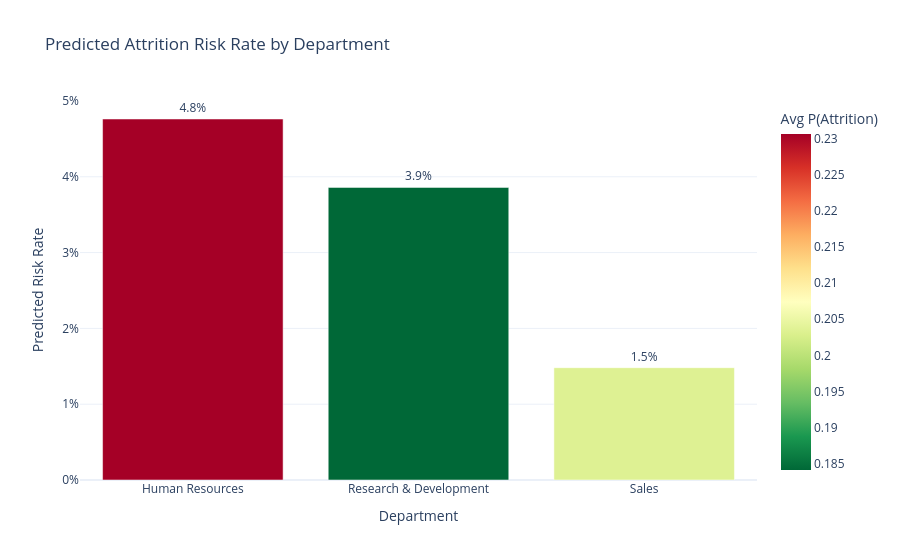

The cell this chart's notebook holds for it:
### Code cell
dept_risk = risk_df.groupby('Department').agg(
    Avg_Prob=('Attrition_Probability', 'mean'),
    High_Risk_Count=('Predicted_Attrition', 'sum'),
    Total=('Predicted_Attrition', 'count')
).reset_index()
dept_risk['Risk_Rate'] = dept_risk['High_Risk_Count'] / dept_risk['Total']

fig = px.bar(
    dept_risk, x='Department', y='Risk_Rate',
    color='Avg_Prob',
    color_continuous_scale='RdYlGn_r',
    title='Predicted Attrition Risk Rate by Department',
    labels={'Risk_Rate': 'Predicted Risk Rate', 'Avg_Prob': 'Avg P(Attrition)'},
    text=dept_risk['Risk_Rate'].apply(lambda x: f'{x:.1%}')
)
fig.update_traces(textposition='outside')
fig.update_layout(yaxis_tickformat='.0%')
fig.show()

### Figure 1 — Plotly figure (JSON) as saved in the notebook; plotly's stock layout.template omitted (floating-point values rounded to 4 significant figures)
{"data": [{"hovertemplate": "Department=%{x}<br>Predicted Risk Rate=%{y}<br>text=%{text}<br>Avg P(Attrition)=%{marker.color}<extra></extra>", "legendgroup": "", "marker": {"color": [0.2306, 0.1842, 0.2034], "coloraxis": "coloraxis", "pattern": {"shape": ""}}, "name": "", "orientation": "v", "showlegend": false, "text": ["4.8%", "3.9%", "1.5%"], "textposition": "outside", "type": "bar", "x": ["Human Resources", "Research & Development", "Sales"], "xaxis": "x", "y": [0.04762, 0.0386, 0.01481], "yaxis": "y"}], "layout": {"barmode": "relative", "coloraxis": {"colorbar": {"title": {"text": "Avg P(Attrition)"}}, "colorscale": [[0.0, "rgb(0,104,55)"], [0.1, "rgb(26,152,80)"], [0.2, "rgb(102,189,99)"], [0.3, "rgb(166,217,106)"], [0.4, "rgb(217,239,139)"], [0.5, "rgb(255,255,191)"], [0.6, "rgb(254,224,139)"], [0.7, "rgb(253,174,97)"], [0.8, "rgb(244,109,67)"], [0.9, "rgb(215,48,39)"], [1.0, "rgb(165,0,38)"]]}, "legend": {"tracegroupgap": 0}, "title": {"text": "Predicted Attrition Risk Rate by Department"}, "xaxis": {"anchor": "y", "domain": [0.0, 1.0], "title": {"text": "Department"}}, "yaxis": {"anchor": "x", "domain": [0.0, 1.0], "tickformat": ".0%", "title": {"text": "Predicted Risk Rate"}}}}
